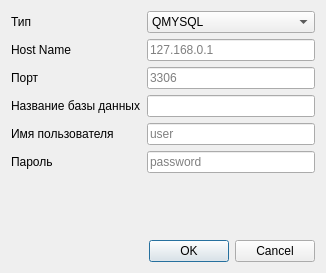
<?xml version="1.0" encoding="UTF-8"?>
<ui version="4.0">
 <class>ConnectDatabaseDialog</class>
 <widget class="QDialog" name="ConnectDatabaseDialog">
  <property name="geometry">
   <rect>
    <x>0</x>
    <y>0</y>
    <width>326</width>
    <height>273</height>
   </rect>
  </property>
  <property name="minimumSize">
   <size>
    <width>326</width>
    <height>273</height>
   </size>
  </property>
  <property name="maximumSize">
   <size>
    <width>326</width>
    <height>273</height>
   </size>
  </property>
  <property name="windowTitle">
   <string>Dialog</string>
  </property>
  <layout class="QFormLayout" name="formLayout">
   <item row="0" column="0">
    <widget class="QLabel" name="label">
     <property name="text">
      <string>Тип</string>
     </property>
    </widget>
   </item>
   <item row="0" column="1">
    <widget class="QComboBox" name="comboBox_databaseType">
     <property name="sizePolicy">
      <sizepolicy hsizetype="MinimumExpanding" vsizetype="Fixed">
       <horstretch>0</horstretch>
       <verstretch>0</verstretch>
      </sizepolicy>
     </property>
     <item>
      <property name="text">
       <string>QMYSQL</string>
      </property>
     </item>
    </widget>
   </item>
   <item row="1" column="0">
    <widget class="QLabel" name="label_2">
     <property name="text">
      <string>Host Name</string>
     </property>
    </widget>
   </item>
   <item row="1" column="1">
    <widget class="QLineEdit" name="lineEdit_hostName">
     <property name="text">
      <string/>
     </property>
     <property name="placeholderText">
      <string>127.168.0.1</string>
     </property>
    </widget>
   </item>
   <item row="2" column="0">
    <widget class="QLabel" name="label_4">
     <property name="text">
      <string>Порт</string>
     </property>
    </widget>
   </item>
   <item row="2" column="1">
    <widget class="QLineEdit" name="lineEdit_port">
     <property name="inputMask">
      <string>000000</string>
     </property>
     <property name="maxLength">
      <number>6</number>
     </property>
     <property name="placeholderText">
      <string>3306</string>
     </property>
    </widget>
   </item>
   <item row="3" column="0">
    <widget class="QLabel" name="label_3">
     <property name="text">
      <string>Название базы данных</string>
     </property>
    </widget>
   </item>
   <item row="3" column="1">
    <widget class="QLineEdit" name="lineEdit_databaseName">
     <property name="placeholderText">
      <string/>
     </property>
    </widget>
   </item>
   <item row="4" column="0">
    <widget class="QLabel" name="label_5">
     <property name="text">
      <string>Имя пользователя</string>
     </property>
    </widget>
   </item>
   <item row="4" column="1">
    <widget class="QLineEdit" name="lineEdit_userName">
     <property name="placeholderText">
      <string>user</string>
     </property>
    </widget>
   </item>
   <item row="5" column="0">
    <widget class="QLabel" name="label_6">
     <property name="text">
      <string>Пароль</string>
     </property>
    </widget>
   </item>
   <item row="5" column="1">
    <widget class="QLineEdit" name="lineEdit_password">
     <property name="echoMode">
      <enum>QLineEdit::Password</enum>
     </property>
     <property name="placeholderText">
      <string>password</string>
     </property>
    </widget>
   </item>
   <item row="6" column="0" colspan="2">
    <spacer name="verticalSpacer">
     <property name="orientation">
      <enum>Qt::Vertical</enum>
     </property>
     <property name="sizeHint" stdset="0">
      <size>
       <width>20</width>
       <height>40</height>
      </size>
     </property>
    </spacer>
   </item>
   <item row="13" column="1">
    <widget class="QDialogButtonBox" name="buttonBox">
     <property name="enabled">
      <bool>true</bool>
     </property>
     <property name="standardButtons">
      <set>QDialogButtonBox::Cancel|QDialogButtonBox::Ok</set>
     </property>
    </widget>
   </item>
  </layout>
 </widget>
 <resources/>
 <connections>
  <connection>
   <sender>buttonBox</sender>
   <signal>accepted()</signal>
   <receiver>ConnectDatabaseDialog</receiver>
   <slot>accept()</slot>
   <hints>
    <hint type="sourcelabel">
     <x>235</x>
     <y>251</y>
    </hint>
    <hint type="destinationlabel">
     <x>162</x>
     <y>136</y>
    </hint>
   </hints>
  </connection>
  <connection>
   <sender>buttonBox</sender>
   <signal>rejected()</signal>
   <receiver>ConnectDatabaseDialog</receiver>
   <slot>reject()</slot>
   <hints>
    <hint type="sourcelabel">
     <x>235</x>
     <y>251</y>
    </hint>
    <hint type="destinationlabel">
     <x>162</x>
     <y>136</y>
    </hint>
   </hints>
  </connection>
 </connections>
</ui>
